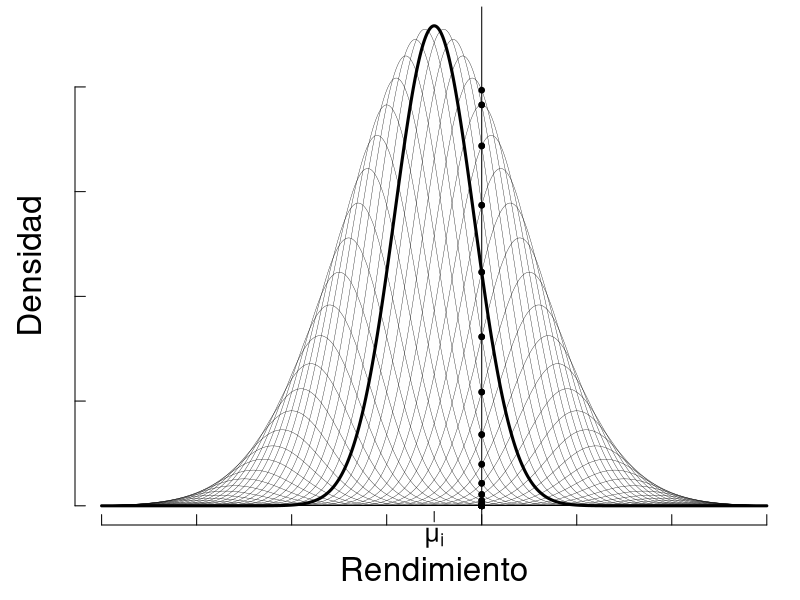

Reproduce this figure in R.
###########################################
# Header
oldpar <- par(no.readonly = TRUE)
oldwd <- getwd()
this.dir <- dirname(parent.frame(2)$ofile)
nombre.R <-  sys.frame(1)$ofile
require(tools)
nombre <- print(file_path_sans_ext(nombre.R))
pdf(paste0(nombre,".pdf"))
setwd(this.dir)
#setwd("~/gaming/materias/inferencia_bayesiana/trabajoFinal/imagenes")
#####################################

par(mar=c(3.75,3.75,.33,.33))

a<--10;b<-60 # limites inferior y superior de la integral en el eje de las habilidades
mu<-25
denominador_sigma2 <- 3; numerador_sigma2 <- mu
sigma <- numerador_sigma2/denominador_sigma2
denominador_beta2 <- 2; numerador_beta2 <- sigma
beta <- numerador_beta2/denominador_beta2
#p(s_i) = N(s_i;mu_i,sigma_i^2)
p.s <- function(s_i,mu=25,sigma=sqrt(25/3)){
  return(dnorm(s_i,mean=mu,sd=sigma ))
}
#int_{s_i} N(s_i;mu_i,sigma_i^2) ds_i
#int_{s_i} p(s_i) ds_i
ds=1;s_grilla <- seq(a,b,by=ds)
int_s = sum(p.s(s_grilla))*ds; int_s

#p(p_i) = int_{s_i} N(p_i;s_i,beta^2) N(si;mu_i,sigma_i^2) ds_i
p.p <- function(p,mu=25,sigma=25/3,beta=25/6,ds=0.1,a=0,b=50){
  s <- seq(a,b,by=ds)
  res <- sum(dnorm(p,s,beta)*dnorm(s,mu,sigma)*ds)
  return(res)
}
#Si integramos p_i nos tiene que dar 1.
#int_{p_i} p(p_i) dp_i = int_{p_i} int_{s_i} N(p_i;s_i,beta^2) N(si;mu_i,sigma_i^2) dp_i ds_i
dp <- 0.1; p_grilla <- seq(a,b,by=dp) 
int_p = sum(unlist(Map(p.p,p_grilla)))*dp; int_p

#Para calcular la probabilidad de p(p_i) hay que sumar todos los puntos que pasan por p_i
#la recta, multiplicados por la base ds_i
p_grilla <- seq(a,b,by=dp); p=30
plot(p_grilla,dnorm(p_grilla,mean=mu,sd=beta)*dnorm(mu,mean=mu,sd=sigma),type="l"
     ,col=rgb(0,0,0,1), ylab="",xlab="",lwd=0.33,axes=F)
mtext("Densidad", side=2, line=1.5,cex = 2)
mtext("Rendimiento", side=1, line=2,cex = 2)
axis(lwd=1,lwd.ticks=1,side=2, labels=NA,cex.axis=0.6,tck=0.02)
#axis(lwd=1,side=2,cex.axis=1.33,line=-0.66)
axis(lwd=1,lwd.ticks=1,side=1, labels=NA,cex.axis=0.6,tck=0.02)
axis(lwd=1,side=1,at=25, label=expression(mu[i]) ,cex.axis=1.5,line=-0.66)

acum <- c()
for(s in s_grilla){#si=27
  if(s!=25 ) lines(p_grilla, dnorm(p_grilla,mean=s,sd=beta)*dnorm(s,mean=mu,sd=sigma),type="l",lwd=0.33)
  points(p,dnorm(p,mean=s,sd=beta)*dnorm(s,mean=mu,sd=sigma),pch=19,cex=0.75)
  acum <- c(acum,dnorm(p,mean=s,sd=beta)*dnorm(s,mean=mu,sd=sigma))
}
lines(p_grilla,dnorm(p_grilla,mean=mu,sd=beta)*dnorm(mu,mean=mu,sd=sigma),lwd=3)
abline(v=p)
sum(acum*ds)==p.p(p)



#######################################
# end 
dev.off()
setwd(oldwd)
par(oldpar, new=F)
#########################################